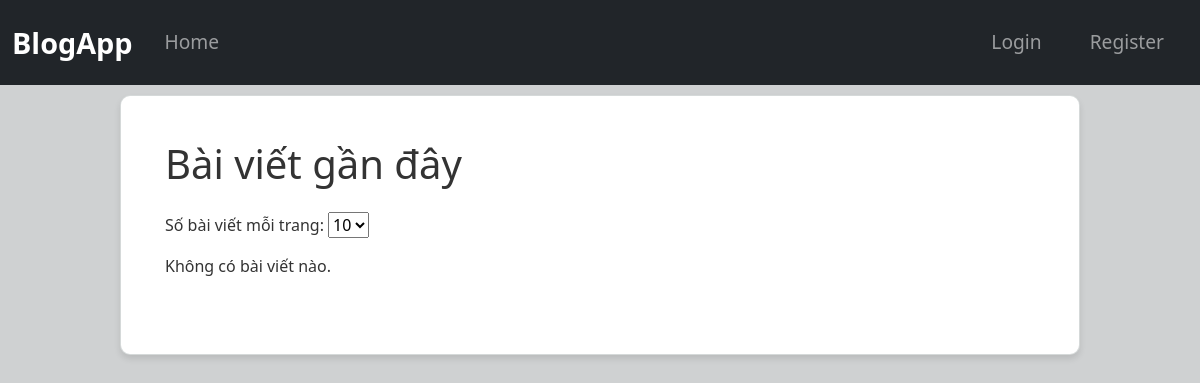
/, run on an earlier commit of the app's database.
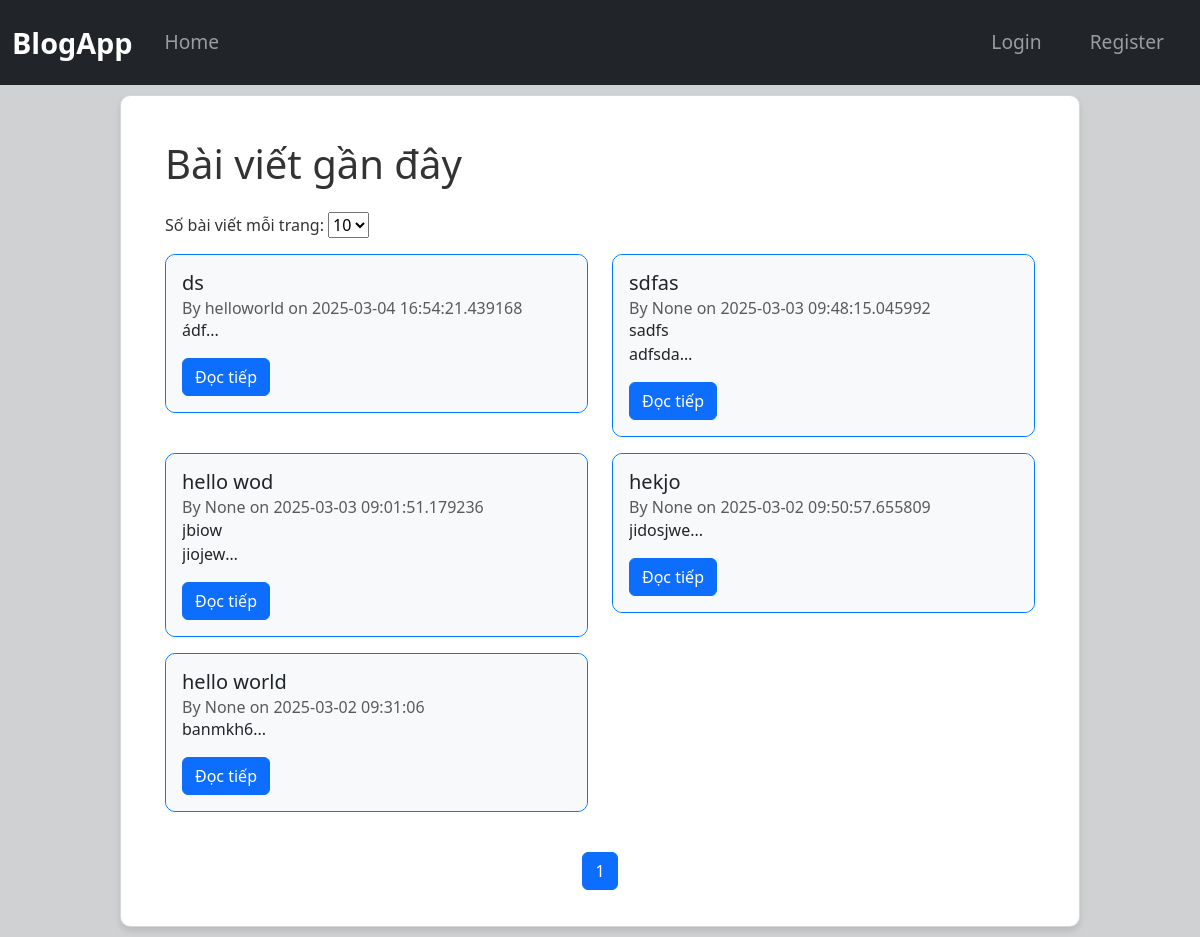
And on a later commit of the database.
### tables this page shows
CREATE TABLE posts (
            id INTEGER PRIMARY KEY AUTOINCREMENT,
            title TEXT NOT NULL,
            content TEXT NOT NULL,
            username TEXT,
            date_posted TIMESTAMP DEFAULT CURRENT_TIMESTAMP
        );

### app/routes_post.py (the view)
@post_bp.route("/")
def home():
    page = request.args.get("page", 1, type=int)
    per_page = request.args.get("per_page", 10, type=int)
    db = get_db()
    total_posts = db.execute("SELECT COUNT(*) FROM posts").fetchone()[0]
    total_pages = (total_posts + per_page - 1) // per_page
    posts = db.execute(
        "SELECT * FROM posts ORDER BY date_posted DESC LIMIT ? OFFSET ?",
        (per_page, (page - 1) * per_page)
    ).fetchall()
    return render_template("index.html", posts=posts,per_page = per_page,page = page,total_pages=total_pages,current_user = current_user)

### app/db.py (called while the page is built)
def get_db():
    if "db" not in g:
        g.db = sqlite3.connect(DATABASE)
        g.db.row_factory = sqlite3.Row  # Trả về dict thay vì tuple
    return g.db

### app/templates/index.html (shortened to what this page needs)
{% extends "base.html" %}
{% block content %}
    <div class="container">
        <h1 class="mb-4">Bài viết gần đây</h1>
        <form method="GET" action="{{ url_for('post_bp.home') }}" class="mb-3">
            <label for="per_page">Số bài viết mỗi trang:</label>
            <select name="per_page" id="per_page" onchange="this.form.submit()">
                <option value="10" {% if per_page == 10 %}selected{% endif %}>10</option>
            </select>
        </form>
        <div class="row">
            {% for post in posts %}
                <div class="col-md-6">
                    <div class="card mb-3">
                        <div class="card-body">
                            <h5 class="card-title">{{ post.title }}</h5>
                            <h6 class="card-subtitle text-muted">
                                By {{ post.username }} on {{ post.date_posted }}
                            </h6>
                            <p class="post-preview">
                                {{ post.content|replace('\n', '<br>') | safe }}...
                            </p>
                            <a href="{{ url_for('post_bp.post_detail', post_id=post.id) }}" class="btn btn-primary">Đọc tiếp</a>
                        </div>
                    </div>
                </div>
                {%else%}
                <p>Không có bài viết nào.</p>
            {% endfor %}
        </div>
        <nav aria-label="Page navigation">
            <ul class="pagination justify-content-center mt-4">
                {% for p in range(1, total_pages + 1) %}
                    {% if p in [1,2,page-1,page,page+1,total_pages-1,total_pages]%}
                        <li class="page-item {% if p == page %}active{% endif %}">
                            <a class="page-link" href="{{ url_for('post_bp.home', page=p, per_page = per_page) }}">{{ p }}</a>
                        </li>
                    {%elif p in [page - 2, page + 2]%}
                        <li class="page-item disabled"><a class="page-link">...</a></li>
                    {%endif%}
                {% endfor %}
            </ul>
        </nav>
    </div>
{% endblock %}

### app/templates/base.html (shortened to what this page needs)
<!DOCTYPE html>
<html lang="en">
<head>
    <link rel="stylesheet" href="https://cdn.jsdelivr.net/npm/bootstrap@5.3.0/dist/css/bootstrap.min.css">
    <link rel="stylesheet" href="{{ url_for('static', filename='css/style.css') }}">
</head>
<body>
    <nav class="navbar navbar-expand-lg navbar-dark bg-dark">
        <div class="container">
            <a class="navbar-brand" href="{{ url_for('post_bp.home') }}">BlogApp</a>
            <div class="collapse navbar-collapse" id="navbarNav">
                <ul class="navbar-nav me-auto mb-2 mb-lg-0">
                    <li class="nav-item"><a class="nav-link" href="{{ url_for('post_bp.home') }}">Home</a></li>
                </ul>
                <ul class="navbar-nav">
                    {% if current_user.is_authenticated %}
                    <li class = "nav-item"> <a class="nav-link btn btn-outline-light mx-2" href="{{ url_for('post_bp.posts_management') }}">Quản lý bài viết</a></li>
                        {% if current_user.is_admin %}
                            <li class = "nav-item"> <a class="nav-link btn btn-outline-light mx-2" href="{{ url_for('user_bp.admin_users') }}">Quản lý user</a></li>
                        {% endif %}
                        <li class="nav-item"><a class="nav-link btn btn-outline-light mx-2" href="{{ url_for('user_bp.logout') }}">Logout</a></li>
                    {% else %}
                        <li class="nav-item"><a class="nav-link btn btn-outline-light mx-2" href="{{ url_for('user_bp.login') }}">Login</a></li>
                        <li class="nav-item"><a class="nav-link btn btn-outline-light mx-2" href="{{ url_for('user_bp.register') }}">Register</a></li>
                    {% endif %}
                </ul>
            </div>
        </div>
    </nav>
    <div class="block-no-background">
        <div class="container mt-4">
            {% block content %}{% endblock %}
            </div>
    </div>
</body>
</html>

### app/static/css/style.css (style rules this page uses)
body { background-color: #cfd1d2; color: #333333; }
.block-no-background { background-color: #ffffff; border-radius: 10px; border-color: #0056B3; padding: 20px; margin: 10px auto; width: 80%; box-shadow: 0px 4px 6px rgba(0, 0, 0, 0.1); border: 1px solid #d1d5d5e7; }
.mb-3 { border-radius: 10px; border-color: #007BFF ; }
.card-body { border-radius: 10px; border: 1px ; overflow: hidden; background-color: #F8F9FA ; }
.navbar { padding: 1rem 0; }
.navbar-brand { font-size: 1.8rem; font-weight: bold; }
.nav-link { font-size: 1.2rem; padding: 0.5rem 1rem !important; }
.container { max-width: 1200px; }
.post-preview { display: -webkit-box; -webkit-line-clamp: 2; -webkit-box-orient: vertical; overflow: hidden; text-overflow: ellipsis; max-height: 3em; }

What changed in the data, as far as the page shows it:
added posts: title "ds", username "helloworld", date_posted "2025-03-04 16:54:21.439168", content "ádf"
added posts: title "sdfas", username "None", date_posted "2025-03-03 09:48:15.045992", content "sadfs adfsda"
added posts: title "hello wod", username "None", date_posted "2025-03-03 09:01:51.179236", content "jbiow jiojew"
added posts: title "hekjo", username "None", date_posted "2025-03-02 09:50:57.655809", content "jidosjwe"
added posts: title "hello world", username "None", date_posted "2025-03-02 09:31:06", content "banmkh6"
Also different on the page:
new list line: "1"
text no longer shown: "Không có bài viết nào."
